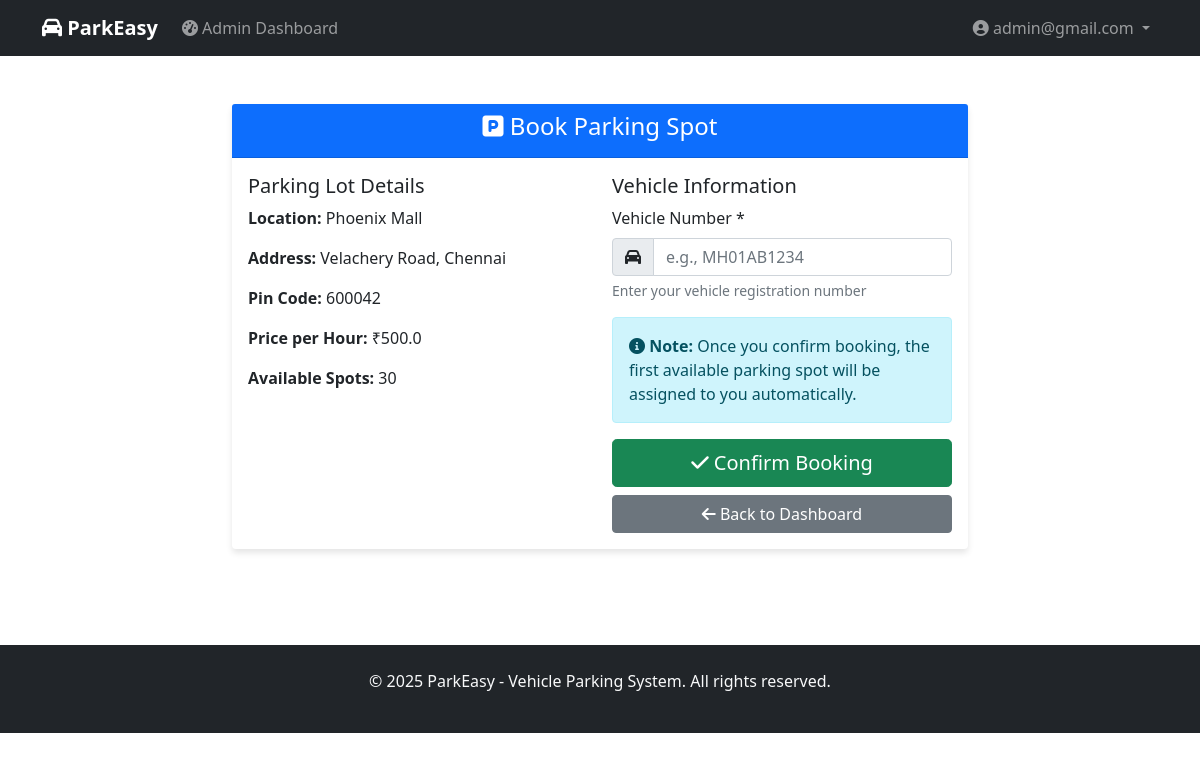
The app's page /user/book_parking/1 (signed in) with its own data.
### controllers/models.py (models this page shows, shortened)
class ParkingLot(db.Model):
    id = db.Column(db.Integer, primary_key=True)
    prime_location_name = db.Column(db.String(100), nullable=False)
    price = db.Column(db.Float, nullable=False)  # Price per hour
    address = db.Column(db.Text, nullable=False)
    pin_code = db.Column(db.String(10), nullable=False)
    maximum_number_of_spots = db.Column(db.Integer, nullable=False)
    created_at = db.Column(db.DateTime, default=datetime.utcnow)
    parking_spots = db.relationship('ParkingSpot', backref='parking_lot', lazy=True, cascade='all, delete-orphan')
    @property
    def available_spots_count(self):
        return ParkingSpot.query.filter_by(lot_id=self.id, status='A').count()

### controllers/general_routes.py (the view)
    def decorated_function(*args, **kwargs):
        if 'email' not in session:
            flash('Please log in to access this page.', 'error')
            return redirect(url_for('login'))
        return f(*args, **kwargs)

### controllers/general_routes.py (called while the page is built, shortened)
def require_login(f):
    def decorated_function(*args, **kwargs):
        if 'email' not in session:
            flash('Please log in to access this page.', 'error')
            return redirect(url_for('login'))
        return f(*args, **kwargs)
    decorated_function.__name__ = f.__name__
    return decorated_function

@app.route('/user/book_parking/<int:lot_id>', methods=['GET', 'POST'])
@require_login
def book_parking(lot_id):
    user_id = session['user_id']
    parking_lot = ParkingLot.query.get_or_404(lot_id)
    if request.method == 'GET':
        active_reservation = Reservation.query.filter_by(user_id=user_id, is_active=True).first()
        if active_reservation:
            flash('You already have an active parking reservation.', 'error')
            return redirect(url_for('user_dashboard'))
        if parking_lot.available_spots_count == 0:
            flash('No available spots in this parking lot.', 'error')
            return redirect(url_for('user_dashboard'))
        return render_template('book_parking.html', parking_lot=parking_lot)

### templates/book_parking.html (shortened to what this page needs)
{% extends "base.html" %}
{% block content %}
<div class="container py-5">
    <div class="row justify-content-center">
        <div class="col-md-8">
            <div class="card">
                <div class="card-header bg-primary text-white text-center">
                    <h4><i class="fas fa-parking"></i> Book Parking Spot</h4>
                </div>
                <div class="card-body">
                    <div class="row">
                        <div class="col-md-6">
                            <h5>Parking Lot Details</h5>
                            <div class="mb-3">
                                <strong>Location:</strong> {{ parking_lot.prime_location_name }}
                            </div>
                            <div class="mb-3">
                                <strong>Address:</strong> {{ parking_lot.address }}
                            </div>
                            <div class="mb-3">
                                <strong>Pin Code:</strong> {{ parking_lot.pin_code }}
                            </div>
                            <div class="mb-3">
                                <strong>Price per Hour:</strong> ₹{{ parking_lot.price }}
                            </div>
                            <div class="mb-3">
                                <strong>Available Spots:</strong> {{ parking_lot.available_spots_count }}
                            </div>
                        </div>
                        <div class="col-md-6">
                            <h5>Vehicle Information</h5>
                            <form method="POST">
                                <div class="mb-3">
                                    <label for="vehicle_number" class="form-label">Vehicle Number *</label>
                                    <div class="input-group">
                                        <span class="input-group-text"><i class="fas fa-car"></i></span>
                                        <input type="text" class="form-control" id="vehicle_number"
                                               name="vehicle_number" placeholder="e.g., MH01AB1234"
                                               pattern="[A-Za-z0-9]{4,15}" title="Vehicle number should be 4-15 characters long" required>
                                    </div>
                                    <div class="form-text">Enter your vehicle registration number</div>
                                </div>
                                <div class="alert alert-info">
                                    <i class="fas fa-info-circle"></i>
                                    <strong>Note:</strong> Once you confirm booking, the first available parking spot will be assigned to you automatically.
                                </div>
                                <div class="d-grid gap-2">
                                    <button type="submit" class="btn btn-success btn-lg">
                                        <i class="fas fa-check"></i> Confirm Booking
                                    </button>
                                    <a href="{{ url_for('user_dashboard') }}" class="btn btn-secondary">
                                        <i class="fas fa-arrow-left"></i> Back to Dashboard
                                    </a>
                                </div>
                            </form>
                        </div>
                    </div>
                </div>
            </div>
        </div>
    </div>
</div>
{% endblock %}

### templates/base.html (style rules this page uses)
.card { border: none; box-shadow: 0 4px 6px rgba(0, 0, 0, 0.1); }

### records on screen
ParkingLot: prime_location_name "Phoenix Mall", address "Velachery Road, Chennai", pin_code "600042", price "500.0"

### other values on screen
{{ session['email'] }} "admin@gmail.com"
{{ parking_lot.available_spots_count }} "30"
